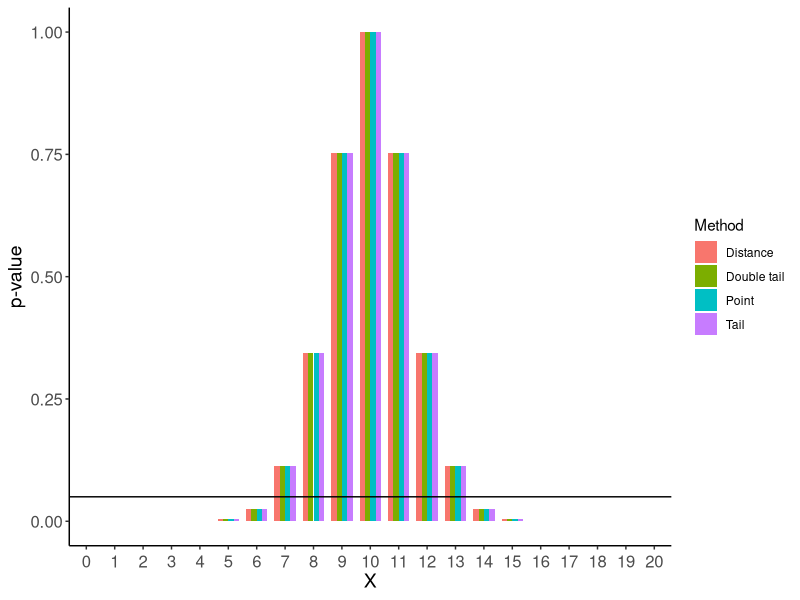
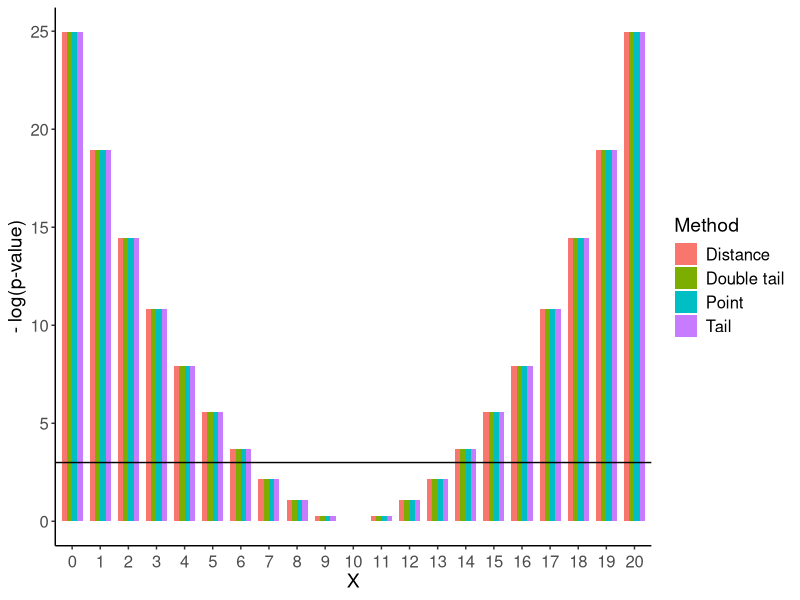
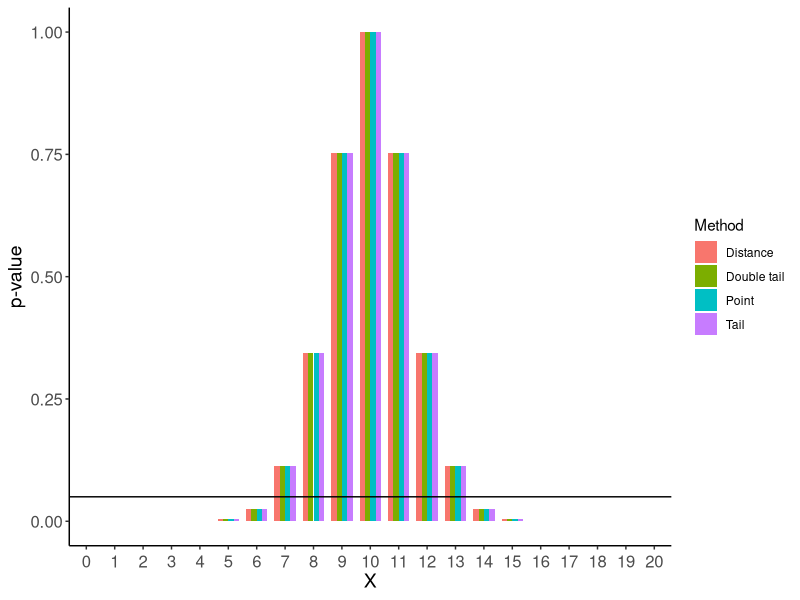
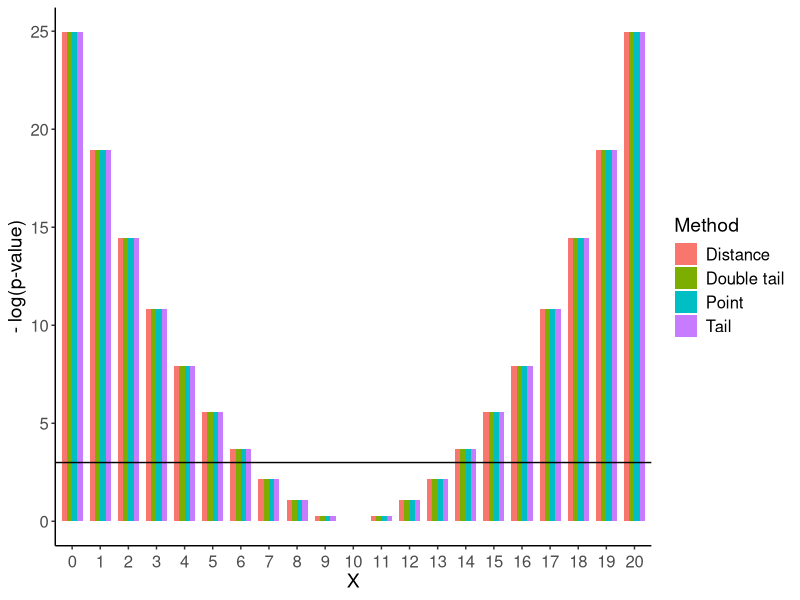
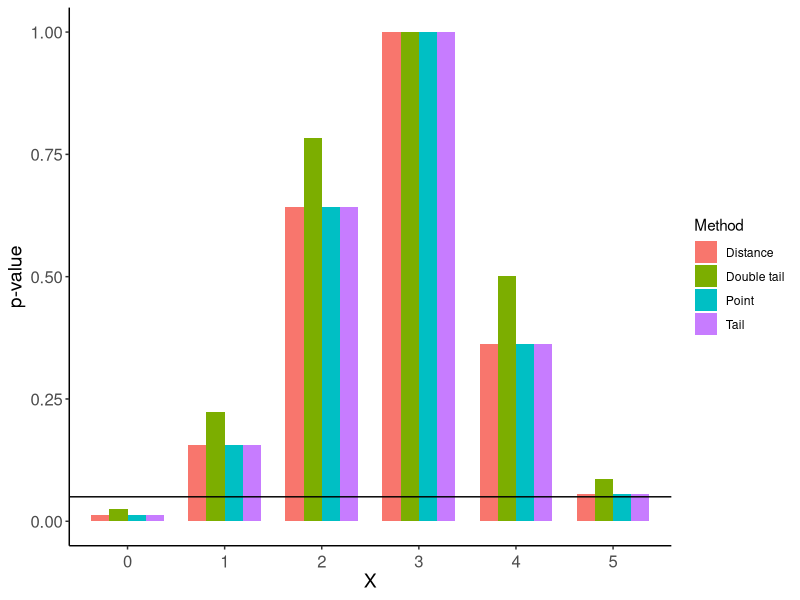
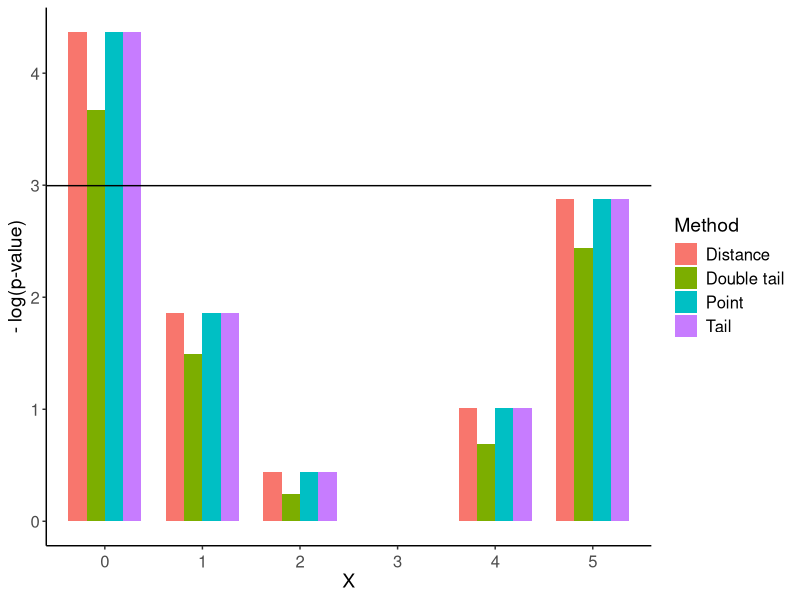
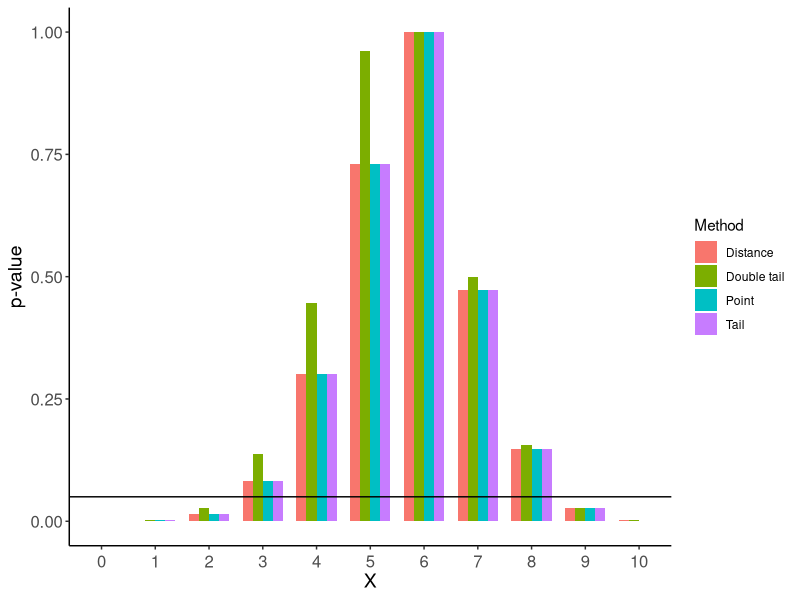
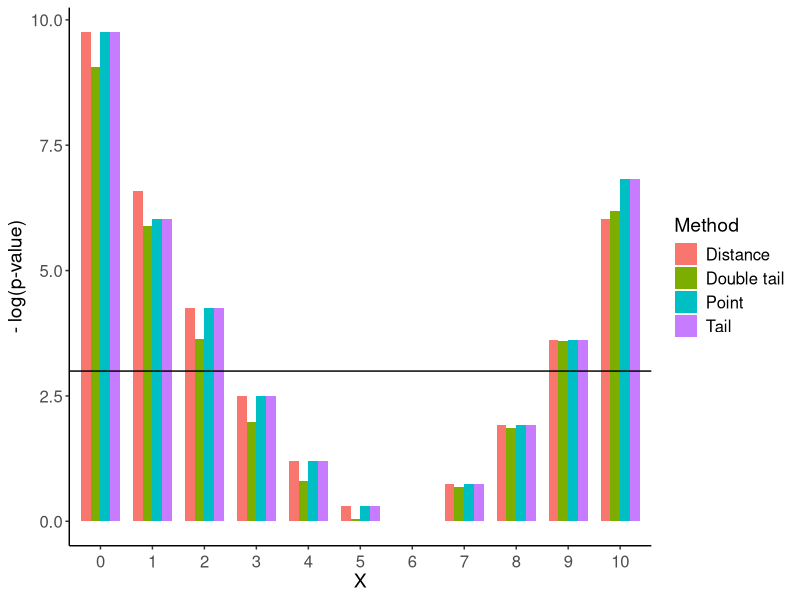

These charts were generated, in order, by the following R code: (Note: this script raises an error after producing the figures.)
## ---- chunk 1
library(ggplot2)
library(reshape2)
library(tidyverse)
## ---- chunk 2
dmodel <- function(x, c, n_1 = 10, n_2 = 10){
  dhyper(x, n_1, n_2, c)
}

pmodel <- function(x, c, n_1 = 10, n_2 = 10){
  phyper(x, n_1, n_2, c)
}

exp_val_model <- function(c, n_1, n_2){
  c*n_1 /(n_1 + n_2)
}
## ---- chunk 3
## Import the methods
## Modify to support Fischer
p_val_a <- function(x, c, n_1, n_2){
  pr_tail_l = pmodel(x, c, n_1, n_2)
  ## Use 1 - tail prob but add point prob
  pr_tail_r = 1 - pr_tail_l + dmodel(x, c, n_1, n_2)
  
  p_val = 2 * min(pr_tail_l, pr_tail_r, 1/2)
  p_val
}

p_val_a(7, 10, 10, 10)

p_val_b <- function(x, c, n_1, n_2, multi_modal = TRUE){
  W_x = dmodel(x, c, n_1, n_2)
  
  S = 0:c
  p_val = 0
  
  if (multi_modal){
    # If multimodal makes this a bad for this p-method
    for(y in S){
      W_y = dmodel(y, c, n_1, n_2)
      if(W_y > W_x){
      }
      else{
        p_y = W_y
        p_val = p_val + p_y
      }
    }
  }
  else{
    #WIP of effectivised computation
  }
  
  p_val
}

p_val_b(3, 10, 10, 10, TRUE)

# Assuming point mass function
p_val_c <- function(x, c, n_1, n_2){
  p_tail_l = pmodel(x, c, n_1, n_2)
  p_tail_r = 1- p_tail_l + dmodel(x, c, n_1, n_2)
  epsilon = 1e-10
  if (p_tail_l < p_tail_r + epsilon){
    # Add the maximum right tail that is smaller than left tail
    ## Start with 0 tail and add one point mass at a time until it grow bigger than left tail
    r_tail_max_smaller = 0
    y = c
    sugg = r_tail_max_smaller
    while(sugg < p_tail_l + epsilon){
      r_tail_max_smaller = sugg # Accept suggestion
      r_add = dmodel(y, c, n_1, n_2) # Calculate new point mass to be added
      sugg = sugg + r_add # Propose new suggestion
      y = y - 1 # Take one lower y-value
    }
    p_val = p_tail_l +  r_tail_max_smaller
  }
  else{
    # Do the same thing but find maximum smaller left tail instead of right
    l_tail_max_smaller = 0
    y = 0
    sugg = l_tail_max_smaller
    while(sugg < p_tail_r + epsilon){
      l_tail_max_smaller = sugg # Accept suggestion
      l_add = dmodel(y, c, n_1, n_2) # Calculate new point mass to be added
      sugg = sugg + l_add # Propose new suggestion
      y = y + 1 # Take one higher y-value
    }
    p_val = p_tail_r +  l_tail_max_smaller
  }
  if(p_val > 1){ # If the distrbution is symmetric it will count the central event twice.
    return(1)
  }
  p_val
}

p_val_c(7, 10, 10, 10)

p_val_d <- function(x, c, n_1, n_2) {
  exp_val = exp_val_model(c, n_1, n_2)
  W_x = abs(x - exp_val)
  
  p_val = 0
  S = 0:c
  for(y in S){
    W_y = abs(y - exp_val)
    if(W_y < W_x){}
    else{
      p_val = p_val + dmodel(y, c, n_1, n_2)
    }
  }
  p_val
}

p_val_d(7, 10, 10, 10)
## ---- chunk 4
# Keeping it simple with bar plots
comparison_p_vals <- function(c, n_1, n_2){
  p_a = NULL
  p_b = NULL
  p_c = NULL
  p_d = NULL

  for(i in 0:c){
    p_a = c(p_a, p_val_a(i, c, n_1, n_2))
    p_b = c(p_b, p_val_b(i, c, n_1, n_2))
    p_c = c(p_c, p_val_c(i, c, n_1, n_2))
    p_d = c(p_d, p_val_d(i, c, n_1, n_2))
  }
  
  df <- data.frame(p_a, p_b, p_c, p_d)
  colnames(df) <- c("Double tail", "Point", "Tail", "Distance")  #Added zero width space for "Double tail" to be shown first in plot
  df["x_val"] <- 0:c
  
  df
}

df <- comparison_p_vals(20, 20, 20)

df %>%
  pivot_longer(-x_val, names_to = "Method", values_to = "P") %>%
  ggplot(aes(x = factor(x_val), y = P, fill = Method), xlab = "Method") +
  geom_bar(stat = "identity", width = .75, position = "dodge") +
  theme_classic() +
  labs(x = "X", y = "p-value")+
  theme(axis.text.x = element_text(size = 12, angle = 0, vjust = 0.5), axis.text.y = element_text(size = 12), axis.title = element_text(size = 14))+
  geom_hline(yintercept = .05)
  #scale_x_discrete(limits = factor(13:28))
  

df %>%
  pivot_longer(-x_val, names_to = "Method", values_to = "P") %>%
  ggplot(aes(x = factor(x_val), y = -log(P), fill = Method), xlab = "Method") +
  geom_bar(stat = "identity", width = .75, position = "dodge") +
  theme_classic() +
  labs(x = "X", y = "- log(p-value)")+
  theme(axis.text.x = element_text(size = 12, angle = 0, vjust = 0.5), axis.text.y = element_text(size = 12), axis.title = element_text(size = 14), legend.text = element_text(size = 12), legend.title = element_text(size = 14))+
  #scale_x_discrete(limits = factor(13:28))
  geom_hline(yintercept = -log(5e-2))
## ---- chunk 5
# Set epsilon = 1e-10 for p_val_c function to get the results shown in Appendix C

df <-comparison_p_vals(20, 20, 20)

df %>%
  pivot_longer(-x_val, names_to = "Method", values_to = "P") %>%
  ggplot(aes(x = factor(x_val), y = P, fill = Method), xlab = "Method") +
  geom_bar(stat = "identity", width = .75, position = "dodge") +
  theme_classic() +
  labs(x = "X", y = "p-value")+
  theme(axis.text.x = element_text(size = 12, angle = 0, vjust = 0.5), axis.text.y = element_text(size = 12), axis.title = element_text(size = 14))+
  geom_hline(yintercept = .05)
  #scale_x_discrete(limits = factor(13:28))
  

df %>%
  pivot_longer(-x_val, names_to = "Method", values_to = "P") %>%
  ggplot(aes(x = factor(x_val), y = -log(P), fill = Method), xlab = "Method") +
  geom_bar(stat = "identity", width = .75, position = "dodge") +
  theme_classic() +
  labs(x = "X", y = "- log(p-value)")+
  theme(axis.text.x = element_text(size = 12, angle = 0, vjust = 0.5), axis.text.y = element_text(size = 12), axis.title = element_text(size = 14), legend.text = element_text(size = 12), legend.title = element_text(size = 14))+
  #scale_x_discrete(limits = factor(13:28))
  geom_hline(yintercept = -log(5e-2))
## ---- chunk 6
# Set epsilon = 1e-10 for p_val_c function to get the results shown in Appendix C

df <-comparison_p_vals(5, 25, 20)

df %>%
  pivot_longer(-x_val, names_to = "Method", values_to = "P") %>%
  ggplot(aes(x = factor(x_val), y = P, fill = Method), xlab = "Method") +
  geom_bar(stat = "identity", width = .75, position = "dodge") +
  theme_classic() +
  labs(x = "X", y = "p-value")+
  theme(axis.text.x = element_text(size = 12, angle = 0, vjust = 0.5), axis.text.y = element_text(size = 12), axis.title = element_text(size = 14))+
  geom_hline(yintercept = .05)
  #scale_x_discrete(limits = factor(13:28))
  

df %>%
  pivot_longer(-x_val, names_to = "Method", values_to = "P") %>%
  ggplot(aes(x = factor(x_val), y = -log(P), fill = Method), xlab = "Method") +
  geom_bar(stat = "identity", width = .75, position = "dodge") +
  theme_classic() +
  labs(x = "X", y = "- log(p-value)")+
  theme(axis.text.x = element_text(size = 12, angle = 0, vjust = 0.5), axis.text.y = element_text(size = 12), axis.title = element_text(size = 14), legend.text = element_text(size = 12), legend.title = element_text(size = 14))+
  #scale_x_discrete(limits = factor(13:28))
  geom_hline(yintercept = -log(5e-2))
## ---- chunk 7
# Set epsilon = 1e-10 for p_val_c function to get the results shown in Appendix C

df <-comparison_p_vals(10, 25, 20)

df %>%
  pivot_longer(-x_val, names_to = "Method", values_to = "P") %>%
  ggplot(aes(x = factor(x_val), y = P, fill = Method), xlab = "Method") +
  geom_bar(stat = "identity", width = .75, position = "dodge") +
  theme_classic() +
  labs(x = "X", y = "p-value")+
  theme(axis.text.x = element_text(size = 12, angle = 0, vjust = 0.5), axis.text.y = element_text(size = 12), axis.title = element_text(size = 14))+
  geom_hline(yintercept = .05)
  #scale_x_discrete(limits = factor(13:28))
  

df %>%
  pivot_longer(-x_val, names_to = "Method", values_to = "P") %>%
  ggplot(aes(x = factor(x_val), y = -log(P), fill = Method), xlab = "Method") +
  geom_bar(stat = "identity", width = .75, position = "dodge") +
  theme_classic() +
  labs(x = "X", y = "- log(p-value)")+
  theme(axis.text.x = element_text(size = 12, angle = 0, vjust = 0.5), axis.text.y = element_text(size = 12), axis.title = element_text(size = 14), legend.text = element_text(size = 12), legend.title = element_text(size = 14))+
  #scale_x_discrete(limits = factor(13:28))
  geom_hline(yintercept = -log(5e-2))
## ---- chunk 8
# Set epsilon = 1e-10 for p_val_c function to get the results shown in Appendix C

df <-comparison_p_vals(15, 25, 20)

df %>%
  pivot_longer(-x_val, names_to = "Method", values_to = "P") %>%
  ggplot(aes(x = factor(x_val), y = P, fill = Method), xlab = "Method") +
  geom_bar(stat = "identity", width = .75, position = "dodge") +
  theme_classic() +
  labs(x = "X", y = "p-value")+
  theme(axis.text.x = element_text(size = 12, angle = 0, vjust = 0.5), axis.text.y = element_text(size = 12), axis.title = element_text(size = 14))+
  geom_hline(yintercept = .05)
  #scale_x_discrete(limits = factor(13:28))
  

df %>%
  pivot_longer(-x_val, names_to = "Method", values_to = "P") %>%
  ggplot(aes(x = factor(x_val), y = -log(P), fill = Method), xlab = "Method") +
  geom_bar(stat = "identity", width = .75, position = "dodge") +
  theme_classic() +
  labs(x = "X", y = "- log(p-value)")+
  theme(axis.text.x = element_text(size = 12, angle = 0, vjust = 0.5), axis.text.y = element_text(size = 12), axis.title = element_text(size = 14), legend.text = element_text(size = 12), legend.title = element_text(size = 14))+
  #scale_x_discrete(limits = factor(13:28))
  geom_hline(yintercept = -log(5e-2))
## ---- chunk 9
# Set epsilon = 1e-10 for p_val_c function to get the results shown in Appendix C

df <-comparison_p_vals(22, 25, 20)

df %>%
  pivot_longer(-x_val, names_to = "Method", values_to = "P") %>%
  ggplot(aes(x = factor(x_val), y = P, fill = Method), xlab = "Method") +
  geom_bar(stat = "identity", width = .75, position = "dodge") +
  theme_classic() +
  labs(x = "X", y = "p-value")+
  theme(axis.text.x = element_text(size = 12, angle = 0, vjust = 0.5), axis.text.y = element_text(size = 12), axis.title = element_text(size = 14))+
  geom_hline(yintercept = .05)
  #scale_x_discrete(limits = factor(13:28))
  

df %>%
  pivot_longer(-x_val, names_to = "Method", values_to = "P") %>%
  ggplot(aes(x = factor(x_val), y = -log(P), fill = Method), xlab = "Method") +
  geom_bar(stat = "identity", width = .75, position = "dodge") +
  theme_classic() +
  labs(x = "X", y = "- log(p-value)")+
  theme(axis.text.x = element_text(size = 12, angle = 0, vjust = 0.5), axis.text.y = element_text(size = 12), axis.title = element_text(size = 14), legend.text = element_text(size = 12), legend.title = element_text(size = 14))+
  #scale_x_discrete(limits = factor(13:28))
  geom_hline(yintercept = -log(5e-2))
## ---- chunk 10
# Set epsilon = 1e-10 for p_val_c function to get the results shown in Appendix C

df <-comparison_p_vals(10, 45, 40)

df %>%
  pivot_longer(-x_val, names_to = "Method", values_to = "P") %>%
  ggplot(aes(x = factor(x_val), y = P, fill = Method), xlab = "Method") +
  geom_bar(stat = "identity", width = .75, position = "dodge") +
  theme_classic() +
  labs(x = "X", y = "p-value")+
  theme(axis.text.x = element_text(size = 12, angle = 0, vjust = 0.5), axis.text.y = element_text(size = 12), axis.title = element_text(size = 14))+
  geom_hline(yintercept = .05)
  #scale_x_discrete(limits = factor(13:28))
  

df %>%
  pivot_longer(-x_val, names_to = "Method", values_to = "P") %>%
  ggplot(aes(x = factor(x_val), y = -log(P), fill = Method), xlab = "Method") +
  geom_bar(stat = "identity", width = .75, position = "dodge") +
  theme_classic() +
  labs(x = "X", y = "- log(p-value)")+
  theme(axis.text.x = element_text(size = 12, angle = 0, vjust = 0.5), axis.text.y = element_text(size = 12), axis.title = element_text(size = 14), legend.text = element_text(size = 12), legend.title = element_text(size = 14))+
  #scale_x_discrete(limits = factor(13:28))
  geom_hline(yintercept = -log(5e-2))
## ---- chunk 11
# Set epsilon = 1e-10 for p_val_c function to get the results shown in Appendix C

df <-comparison_p_vals(25, 45, 40)

df %>%
  pivot_longer(-x_val, names_to = "Method", values_to = "P") %>%
  ggplot(aes(x = x_val, y = P, fill = Method), xlab = "Method") +
  geom_bar(stat = "identity", width = .75, position = "dodge") +
  theme_classic() +
  labs(x = "X", y = "p-value")+
  theme(axis.text.x = element_text(size = 12, angle = 0, vjust = 0.5), axis.text.y = element_text(size = 12), axis.title = element_text(size = 14))+
  geom_hline(yintercept = .05)
  #scale_x_discrete(limits = factor(13:28))
  

df %>%
  pivot_longer(-x_val, names_to = "Method", values_to = "P") %>%
  ggplot(aes(x = x_val, y = -log(P), fill = Method), xlab = "Method") +
  geom_bar(stat = "identity", width = .75, position = "dodge") +
  theme_classic() +
  labs(x = "X", y = "- log(p-value)")+
  theme(axis.text.x = element_text(size = 12, angle = 0, vjust = 0.5), axis.text.y = element_text(size = 12), axis.title = element_text(size = 14), legend.text = element_text(size = 12), legend.title = element_text(size = 14))+
  #scale_x_discrete(limits = factor(13:28))
  geom_hline(yintercept = -log(5e-2))
## ---- chunk 12
# Set epsilon = 1e-10 for p_val_c function to get the results shown in Appendix C

df <-comparison_p_vals(42, 45, 40)

df %>%
  pivot_longer(-x_val, names_to = "Method", values_to = "P") %>%
  ggplot(aes(x = x_val, y = P, fill = Method), xlab = "Method") +
  geom_bar(stat = "identity", width = .75, position = "dodge") +
  theme_classic() +
  labs(x = "X", y = "p-value")+
  theme(axis.text.x = element_text(size = 12, angle = 0, vjust = 0.5), axis.text.y = element_text(size = 12), axis.title = element_text(size = 14))+
  geom_hline(yintercept = .05)
  #scale_x_discrete(limits = factor(13:28))
  

df %>%
  pivot_longer(-x_val, names_to = "Method", values_to = "P") %>%
  ggplot(aes(x = x_val, y = -log(P), fill = Method), xlab = "Method") +
  geom_bar(stat = "identity", width = .75, position = "dodge") +
  theme_classic() +
  labs(x = "X", y = "- log(p-value)")+
  theme(axis.text.x = element_text(size = 12, angle = 0, vjust = 0.5), axis.text.y = element_text(size = 12), axis.title = element_text(size = 14), legend.text = element_text(size = 12), legend.title = element_text(size = 14))+
  #scale_x_discrete(limits = factor(13:28))
  geom_hline(yintercept = -log(5e-2))
## ---- chunk 13
# Set epsilon = 1e-10 for p_val_c function to get the results shown in Appendix C

df <-comparison_p_vals(5, 30, 15)

df %>%
  pivot_longer(-x_val, names_to = "Method", values_to = "P") %>%
  ggplot(aes(x = factor(x_val), y = P, fill = Method), xlab = "Method") +
  geom_bar(stat = "identity", width = .75, position = "dodge") +
  theme_classic() +
  labs(x = "X", y = "p-value")+
  theme(axis.text.x = element_text(size = 12, angle = 0, vjust = 0.5), axis.text.y = element_text(size = 12), axis.title = element_text(size = 14))+
  geom_hline(yintercept = .05)
  #scale_x_discrete(limits = factor(13:28))
  

df %>%
  pivot_longer(-x_val, names_to = "Method", values_to = "P") %>%
  ggplot(aes(x = factor(x_val), y = -log(P), fill = Method), xlab = "Method") +
  geom_bar(stat = "identity", width = .75, position = "dodge") +
  theme_classic() +
  labs(x = "X", y = "- log(p-value)")+
  theme(axis.text.x = element_text(size = 12, angle = 0, vjust = 0.5), axis.text.y = element_text(size = 12), axis.title = element_text(size = 14), legend.text = element_text(size = 12), legend.title = element_text(size = 14))+
  #scale_x_discrete(limits = factor(13:28))
  geom_hline(yintercept = -log(5e-2))
## ---- chunk 14
# Set epsilon = 1e-10 for p_val_c function to get the results shown in Appendix C

df <-comparison_p_vals(15, 30, 15)

df %>%
  pivot_longer(-x_val, names_to = "Method", values_to = "P") %>%
  ggplot(aes(x = factor(x_val), y = P, fill = Method), xlab = "Method") +
  geom_bar(stat = "identity", width = .75, position = "dodge") +
  theme_classic() +
  labs(x = "X", y = "p-value")+
  theme(axis.text.x = element_text(size = 12, angle = 0, vjust = 0.5), axis.text.y = element_text(size = 12), axis.title = element_text(size = 14))+
  geom_hline(yintercept = .05)
  #scale_x_discrete(limits = factor(13:28))
  

df %>%
  pivot_longer(-x_val, names_to = "Method", values_to = "P") %>%
  ggplot(aes(x = factor(x_val), y = -log(P), fill = Method), xlab = "Method") +
  geom_bar(stat = "identity", width = .75, position = "dodge") +
  theme_classic() +
  labs(x = "X", y = "- log(p-value)")+
  theme(axis.text.x = element_text(size = 12, angle = 0, vjust = 0.5), axis.text.y = element_text(size = 12), axis.title = element_text(size = 14), legend.text = element_text(size = 12), legend.title = element_text(size = 14))+
  #scale_x_discrete(limits = factor(13:28))
  geom_hline(yintercept = -log(5e-2))
## ---- chunk 15
# Set epsilon = 1e-10 for p_val_c function to get the results shown in Appendix C

df <-comparison_p_vals(15, 31, 15)

df %>%
  pivot_longer(-x_val, names_to = "Method", values_to = "P") %>%
  ggplot(aes(x = factor(x_val), y = P, fill = Method), xlab = "Method") +
  geom_bar(stat = "identity", width = .75, position = "dodge") +
  theme_classic() +
  labs(x = "X", y = "p-value")+
  theme(axis.text.x = element_text(size = 12, angle = 0, vjust = 0.5), axis.text.y = element_text(size = 12), axis.title = element_text(size = 14))+
  geom_hline(yintercept = .05)
  #scale_x_discrete(limits = factor(13:28))
  

df %>%
  pivot_longer(-x_val, names_to = "Method", values_to = "P") %>%
  ggplot(aes(x = factor(x_val), y = -log(P), fill = Method), xlab = "Method") +
  geom_bar(stat = "identity", width = .75, position = "dodge") +
  theme_classic() +
  labs(x = "X", y = "- log(p-value)")+
  theme(axis.text.x = element_text(size = 12, angle = 0, vjust = 0.5), axis.text.y = element_text(size = 12), axis.title = element_text(size = 14), legend.text = element_text(size = 12), legend.title = element_text(size = 14))+
  #scale_x_discrete(limits = factor(13:28))
  geom_hline(yintercept = -log(5e-2))
## ---- chunk 16
# Set epsilon = 1e-10 for p_val_c function to get the results shown in Appendix C

df <-comparison_p_vals(22, 30, 15)

df %>%
  pivot_longer(-x_val, names_to = "Method", values_to = "P") %>%
  ggplot(aes(x = factor(x_val), y = P, fill = Method), xlab = "Method") +
  geom_bar(stat = "identity", width = .75, position = "dodge") +
  theme_classic() +
  labs(x = "X", y = "p-value")+
  theme(axis.text.x = element_text(size = 12, angle = 0, vjust = 0.5), axis.text.y = element_text(size = 12), axis.title = element_text(size = 14))+
  geom_hline(yintercept = .05)
  #scale_x_discrete(limits = factor(13:28))
  

df %>%
  pivot_longer(-x_val, names_to = "Method", values_to = "P") %>%
  ggplot(aes(x = factor(x_val), y = -log(P), fill = Method), xlab = "Method") +
  geom_bar(stat = "identity", width = .75, position = "dodge") +
  theme_classic() +
  labs(x = "X", y = "- log(p-value)")+
  theme(axis.text.x = element_text(size = 12, angle = 0, vjust = 0.5), axis.text.y = element_text(size = 12), axis.title = element_text(size = 14), legend.text = element_text(size = 12), legend.title = element_text(size = 14))+
  #scale_x_discrete(limits = factor(13:28))
  geom_hline(yintercept = -log(5e-2))
## ---- chunk 17
# calculate power 
power_calc <- function(p_1, p_2, n_1, n_2, a, method){
  power = 0
  
  K = 0:(n_1 + n_2)
  for(c in K){
    # Calculate prob of c
    prob_c = prob_c_calc(c, p_1, p_2, n_1, n_2)
      
    S = 0:c
    for(i in S){
      p_val = method(i, c, n_1, n_2)
      if(a > p_val){
        prob_i_given_c = dmodel(i, c, n_1, n_2)
        power = power + prob_i_given_c * prob_c
      }
    }
  }
  power
}

prob_c_calc <- function(c, p_1, p_2, n_1, n_2){
  prob_c = 0
  for(i in 0:c){
    prob_ic = dbinom(i, n_1, p_1) *dbinom(c-i, n_2, p_2)
    prob_c = prob_c + prob_ic
  }
  prob_c
}

power_calc(0.1, 0.1, 220, 200, 0.05, p_val_a)
## ---- chunk 18
power_calc_optimized <- function(p_x, p_y, n_x, n_y, a, method){
  power = 0
  
  for(x in 0:n_x){
    prob_x = dbinom(x, n_x, p_x)
    for(y in 0:n_y){
      prob_y = dbinom(y, n_y, p_y)
      
      p_val = method(x, x + y, n_x, n_y)
      if(p_val < a){
        power = power + prob_x * prob_y
      }
    }
  }
  power
}

power_calc_optimized(0.2, 0.1, 100, 80, 0.05, p_val_c_power)
## ---- chunk 19
# Modifications of methods for optimized power calc
p_val_c_power <- function(x, c, n_1, n_2, a = 0.05){
  # This function will determine if the given experiment and data resulted in a rejection or not wrt to the hypothesis test/significance level
  p_tail_l = pmodel(x, c, n_1, n_2)
  p_tail_r = 1- p_tail_l + dmodel(x, c, n_1, n_2)
  epsilon = 1e-8
  if (p_tail_l < p_tail_r + epsilon){
    if(p_tail_l > a){
      # If the lowest tail value is higher than the significance level the null hypothesis is not rejected
      return(1)
    }
    if(2*p_tail_l < a){
      # If the highest tail value you add to the p_value is lower than half the null hypthesis is rejected
      return(0)
    }
    # Add the maximum right tail that is smaller than left tail
    ## Start with 0 tail and add one point mass at a time until it grow bigger than left tail
    r_tail_max_smaller = 0
    y = c
    sugg = r_tail_max_smaller
    while(sugg < p_tail_l + epsilon){
      r_tail_max_smaller = sugg # Accept suggestion
      r_add = dmodel(y, c, n_1, n_2) # Calculate new point mass to be added
      sugg = sugg + r_add # Propose new suggestion
      y = y - 1 # Take one lower y-value
    }
    p_val = p_tail_l +  r_tail_max_smaller
  }
  else{
    if(p_tail_r > a){
      # If the lowest tail value is higher than the significance level the test fails necessairly
      return(1)
    }
    if(2*p_tail_r < a){
      # If the highest tail value you add to the p_value is lower than half the null hypthesis is rejected
      return(0)
    }
    # Do the same thing but find maximum smaller left tail instead of right
    l_tail_max_smaller = 0
    y = 0
    sugg = l_tail_max_smaller
    while(sugg < p_tail_r + epsilon){
      l_tail_max_smaller = sugg # Accept suggestion
      l_add = dmodel(y, c, n_1, n_2) # Calculate new point mass to be added
      sugg = sugg + l_add # Propose new suggestion
      y = y + 1 # Take one higher y-value
    }
    p_val = p_tail_r +  l_tail_max_smaller
  }
  if(p_val > 1){ # If the distrbution is symmetric it will count the central event twice.
    return(1)
  }
  p_val
}

## ---- chunk 20
## make the heatmap plotting function
